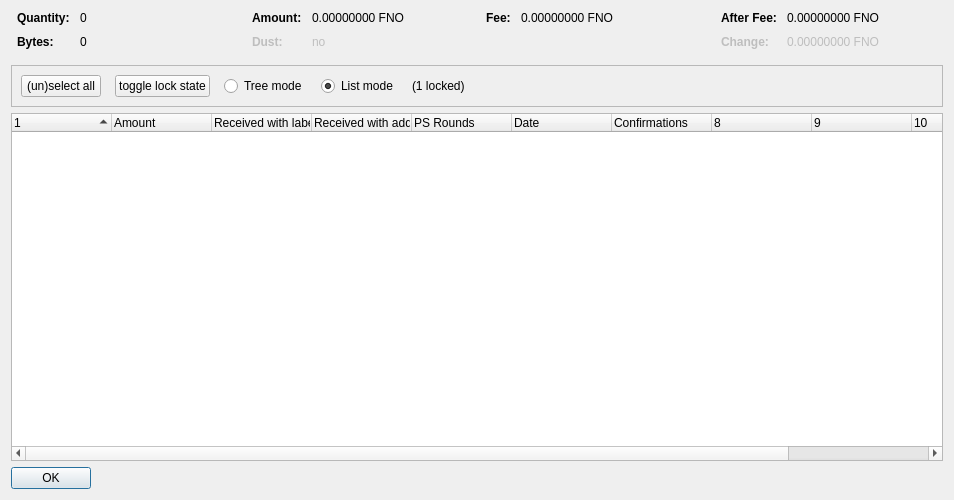
<?xml version="1.0" encoding="UTF-8"?>
<ui version="4.0">
 <class>CoinControlDialog</class>
 <widget class="QDialog" name="CoinControlDialog">
  <property name="geometry">
   <rect>
    <x>0</x>
    <y>0</y>
    <width>954</width>
    <height>500</height>
   </rect>
  </property>
  <property name="windowTitle">
   <string>Coin Selection</string>
  </property>
  <layout class="QVBoxLayout" name="verticalLayout">
   <item>
    <layout class="QHBoxLayout" name="horizontalLayoutTop" stretch="0,0,0,0">
     <property name="topMargin">
      <number>0</number>
     </property>
     <property name="bottomMargin">
      <number>10</number>
     </property>
     <item>
      <layout class="QFormLayout" name="formLayoutCoinControl1">
       <property name="horizontalSpacing">
        <number>10</number>
       </property>
       <property name="verticalSpacing">
        <number>10</number>
       </property>
       <property name="leftMargin">
        <number>6</number>
       </property>
       <property name="rightMargin">
        <number>6</number>
       </property>
       <item row="0" column="0">
        <widget class="QLabel" name="labelCoinControlQuantityText">
         <property name="font">
          <font>
           <weight>75</weight>
           <bold>true</bold>
          </font>
         </property>
         <property name="text">
          <string>Quantity:</string>
         </property>
        </widget>
       </item>
       <item row="0" column="1">
        <widget class="QLabel" name="labelCoinControlQuantity">
         <property name="cursor">
          <cursorShape>IBeamCursor</cursorShape>
         </property>
         <property name="contextMenuPolicy">
          <enum>Qt::ActionsContextMenu</enum>
         </property>
         <property name="text">
          <string notr="true">0</string>
         </property>
         <property name="textInteractionFlags">
          <set>Qt::LinksAccessibleByMouse|Qt::TextSelectableByKeyboard|Qt::TextSelectableByMouse</set>
         </property>
        </widget>
       </item>
       <item row="1" column="0">
        <widget class="QLabel" name="labelCoinControlBytesText">
         <property name="font">
          <font>
           <weight>75</weight>
           <bold>true</bold>
          </font>
         </property>
         <property name="text">
          <string>Bytes:</string>
         </property>
        </widget>
       </item>
       <item row="1" column="1">
        <widget class="QLabel" name="labelCoinControlBytes">
         <property name="cursor">
          <cursorShape>IBeamCursor</cursorShape>
         </property>
         <property name="contextMenuPolicy">
          <enum>Qt::ActionsContextMenu</enum>
         </property>
         <property name="text">
          <string notr="true">0</string>
         </property>
         <property name="textInteractionFlags">
          <set>Qt::LinksAccessibleByMouse|Qt::TextSelectableByKeyboard|Qt::TextSelectableByMouse</set>
         </property>
        </widget>
       </item>
      </layout>
     </item>
     <item>
      <layout class="QFormLayout" name="formLayoutCoinControl2">
       <property name="horizontalSpacing">
        <number>10</number>
       </property>
       <property name="verticalSpacing">
        <number>10</number>
       </property>
       <property name="leftMargin">
        <number>6</number>
       </property>
       <property name="rightMargin">
        <number>6</number>
       </property>
       <item row="0" column="0">
        <widget class="QLabel" name="labelCoinControlAmountText">
         <property name="font">
          <font>
           <weight>75</weight>
           <bold>true</bold>
          </font>
         </property>
         <property name="text">
          <string>Amount:</string>
         </property>
        </widget>
       </item>
       <item row="0" column="1">
        <widget class="QLabel" name="labelCoinControlAmount">
         <property name="cursor">
          <cursorShape>IBeamCursor</cursorShape>
         </property>
         <property name="contextMenuPolicy">
          <enum>Qt::ActionsContextMenu</enum>
         </property>
         <property name="text">
          <string notr="true">0.00000000 FNO</string>
         </property>
         <property name="textInteractionFlags">
          <set>Qt::LinksAccessibleByMouse|Qt::TextSelectableByKeyboard|Qt::TextSelectableByMouse</set>
         </property>
        </widget>
       </item>
       <item row="1" column="0">
        <widget class="QLabel" name="labelCoinControlLowOutputText">
         <property name="enabled">
          <bool>false</bool>
         </property>
         <property name="font">
          <font>
           <weight>75</weight>
           <bold>true</bold>
          </font>
         </property>
         <property name="text">
          <string>Dust:</string>
         </property>
        </widget>
       </item>
       <item row="1" column="1">
        <widget class="QLabel" name="labelCoinControlLowOutput">
         <property name="enabled">
          <bool>false</bool>
         </property>
         <property name="cursor">
          <cursorShape>IBeamCursor</cursorShape>
         </property>
         <property name="contextMenuPolicy">
          <enum>Qt::ActionsContextMenu</enum>
         </property>
         <property name="text">
          <string notr="true">no</string>
         </property>
         <property name="textInteractionFlags">
          <set>Qt::LinksAccessibleByMouse|Qt::TextSelectableByKeyboard|Qt::TextSelectableByMouse</set>
         </property>
        </widget>
       </item>
      </layout>
     </item>
     <item>
      <layout class="QFormLayout" name="formLayoutCoinControl3">
       <property name="horizontalSpacing">
        <number>10</number>
       </property>
       <property name="verticalSpacing">
        <number>10</number>
       </property>
       <property name="leftMargin">
        <number>6</number>
       </property>
       <property name="rightMargin">
        <number>6</number>
       </property>
       <item row="0" column="0">
        <widget class="QLabel" name="labelCoinControlFeeText">
         <property name="font">
          <font>
           <weight>75</weight>
           <bold>true</bold>
          </font>
         </property>
         <property name="text">
          <string>Fee:</string>
         </property>
        </widget>
       </item>
       <item row="0" column="1">
        <widget class="QLabel" name="labelCoinControlFee">
         <property name="cursor">
          <cursorShape>IBeamCursor</cursorShape>
         </property>
         <property name="contextMenuPolicy">
          <enum>Qt::ActionsContextMenu</enum>
         </property>
         <property name="text">
          <string notr="true">0.00000000 FNO</string>
         </property>
         <property name="textInteractionFlags">
          <set>Qt::LinksAccessibleByMouse|Qt::TextSelectableByKeyboard|Qt::TextSelectableByMouse</set>
         </property>
        </widget>
       </item>
      </layout>
     </item>
     <item>
      <layout class="QFormLayout" name="formLayoutCoinControl4">
       <property name="horizontalSpacing">
        <number>10</number>
       </property>
       <property name="verticalSpacing">
        <number>10</number>
       </property>
       <property name="leftMargin">
        <number>6</number>
       </property>
       <property name="rightMargin">
        <number>6</number>
       </property>
       <item row="0" column="0">
        <widget class="QLabel" name="labelCoinControlAfterFeeText">
         <property name="font">
          <font>
           <weight>75</weight>
           <bold>true</bold>
          </font>
         </property>
         <property name="text">
          <string>After Fee:</string>
         </property>
        </widget>
       </item>
       <item row="0" column="1">
        <widget class="QLabel" name="labelCoinControlAfterFee">
         <property name="cursor">
          <cursorShape>IBeamCursor</cursorShape>
         </property>
         <property name="contextMenuPolicy">
          <enum>Qt::ActionsContextMenu</enum>
         </property>
         <property name="text">
          <string notr="true">0.00000000 FNO</string>
         </property>
         <property name="textInteractionFlags">
          <set>Qt::LinksAccessibleByMouse|Qt::TextSelectableByKeyboard|Qt::TextSelectableByMouse</set>
         </property>
        </widget>
       </item>
       <item row="1" column="0">
        <widget class="QLabel" name="labelCoinControlChangeText">
         <property name="enabled">
          <bool>false</bool>
         </property>
         <property name="font">
          <font>
           <weight>75</weight>
           <bold>true</bold>
          </font>
         </property>
         <property name="text">
          <string>Change:</string>
         </property>
        </widget>
       </item>
       <item row="1" column="1">
        <widget class="QLabel" name="labelCoinControlChange">
         <property name="enabled">
          <bool>false</bool>
         </property>
         <property name="cursor">
          <cursorShape>IBeamCursor</cursorShape>
         </property>
         <property name="contextMenuPolicy">
          <enum>Qt::ActionsContextMenu</enum>
         </property>
         <property name="text">
          <string notr="true">0.00000000 FNO</string>
         </property>
         <property name="textInteractionFlags">
          <set>Qt::LinksAccessibleByMouse|Qt::TextSelectableByKeyboard|Qt::TextSelectableByMouse</set>
         </property>
        </widget>
       </item>
      </layout>
     </item>
    </layout>
   </item>
   <item>
    <widget class="QFrame" name="frame">
     <property name="minimumSize">
      <size>
       <width>0</width>
       <height>40</height>
      </size>
     </property>
     <property name="frameShape">
      <enum>QFrame::StyledPanel</enum>
     </property>
     <property name="frameShadow">
      <enum>QFrame::Sunken</enum>
     </property>
     <layout class="QHBoxLayout" name="horizontalLayout">
      <item>
       <layout class="QHBoxLayout" name="horizontalLayoutPanel" stretch="0,0,0,0,0,0">
        <property name="spacing">
         <number>14</number>
        </property>
        <item>
         <widget class="QPushButton" name="pushButtonSelectAll">
          <property name="sizePolicy">
           <sizepolicy hsizetype="Maximum" vsizetype="Fixed">
            <horstretch>0</horstretch>
            <verstretch>0</verstretch>
           </sizepolicy>
          </property>
          <property name="text">
           <string>(un)select all</string>
          </property>
          <property name="autoDefault">
           <bool>false</bool>
          </property>
         </widget>
        </item>
        <item>
         <widget class="QPushButton" name="pushButtonToggleLock">
          <property name="sizePolicy">
           <sizepolicy hsizetype="Maximum" vsizetype="Fixed">
            <horstretch>0</horstretch>
            <verstretch>0</verstretch>
           </sizepolicy>
          </property>
          <property name="text">
           <string>toggle lock state</string>
          </property>
          <property name="autoDefault">
           <bool>false</bool>
          </property>
         </widget>
        </item>
        <item>
         <widget class="QRadioButton" name="radioTreeMode">
          <property name="sizePolicy">
           <sizepolicy hsizetype="Maximum" vsizetype="Fixed">
            <horstretch>0</horstretch>
            <verstretch>0</verstretch>
           </sizepolicy>
          </property>
          <property name="text">
           <string>Tree mode</string>
          </property>
         </widget>
        </item>
        <item>
         <widget class="QRadioButton" name="radioListMode">
          <property name="sizePolicy">
           <sizepolicy hsizetype="Maximum" vsizetype="Fixed">
            <horstretch>0</horstretch>
            <verstretch>0</verstretch>
           </sizepolicy>
          </property>
          <property name="text">
           <string>List mode</string>
          </property>
          <property name="checked">
           <bool>true</bool>
          </property>
         </widget>
        </item>
        <item>
         <widget class="QLabel" name="labelLocked">
          <property name="text">
           <string>(1 locked)</string>
          </property>
         </widget>
        </item>
        <item>
         <spacer name="horizontalSpacer">
          <property name="orientation">
           <enum>Qt::Horizontal</enum>
          </property>
          <property name="sizeHint" stdset="0">
           <size>
            <width>40</width>
            <height>20</height>
           </size>
          </property>
         </spacer>
        </item>
       </layout>
      </item>
     </layout>
    </widget>
   </item>
   <item>
    <widget class="CoinControlTreeWidget" name="treeWidget">
     <property name="contextMenuPolicy">
      <enum>Qt::CustomContextMenu</enum>
     </property>
     <property name="sortingEnabled">
      <bool>false</bool>
     </property>
     <property name="columnCount">
      <number>11</number>
     </property>
     <attribute name="headerShowSortIndicator" stdset="0">
      <bool>true</bool>
     </attribute>
     <attribute name="headerStretchLastSection">
      <bool>false</bool>
     </attribute>
     <column>
      <property name="text">
       <string/>
      </property>
     </column>
     <column>
      <property name="text">
       <string>Amount</string>
      </property>
     </column>
     <column>
      <property name="text">
       <string>Received with label</string>
      </property>
     </column>
     <column>
      <property name="text">
       <string>Received with address</string>
      </property>
     </column>
     <column>
      <property name="text">
       <string>PS Rounds</string>
      </property>
     </column>
     <column>
      <property name="text">
       <string>Date</string>
      </property>
     </column>
     <column>
      <property name="text">
       <string>Confirmations</string>
      </property>
      <property name="toolTip">
       <string>Confirmed</string>
      </property>
     </column>
     <column>
      <property name="text">
       <string/>
      </property>
     </column>
     <column>
      <property name="text">
       <string/>
      </property>
     </column>
     <column>
      <property name="text">
       <string/>
      </property>
     </column>
     <column>
      <property name="text">
       <string/>
      </property>
     </column>
    </widget>
   </item>
   <item>
    <widget class="QDialogButtonBox" name="buttonBox">
     <property name="sizePolicy">
      <sizepolicy hsizetype="Maximum" vsizetype="Fixed">
       <horstretch>0</horstretch>
       <verstretch>0</verstretch>
      </sizepolicy>
     </property>
     <property name="orientation">
      <enum>Qt::Horizontal</enum>
     </property>
     <property name="standardButtons">
      <set>QDialogButtonBox::Ok</set>
     </property>
    </widget>
   </item>
  </layout>
 </widget>
 <customwidgets>
  <customwidget>
   <class>CoinControlTreeWidget</class>
   <extends>QTreeWidget</extends>
   <header>coincontroltreewidget.h</header>
  </customwidget>
 </customwidgets>
 <resources/>
 <connections/>
</ui>
